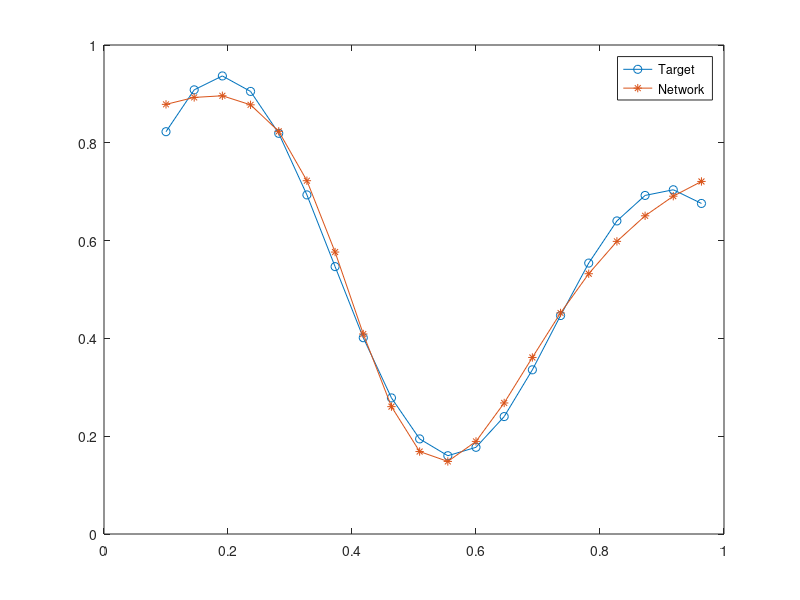

Write the MATLAB code that produced this figure.
clear; clc; close all;
x = 0.1:1/22:1;
target = (1 + 0.6*sin(2*pi*x/0.7) + 0.3*sin(2*pi*x)) / 2;
epoch = 10000;
eta = 0.1;

% Первый слой.
w11_1 = rand(1);
b1_1 = 0;
w21_1 = rand(1);
b2_1 = 0;
% Второй слой.
w11_2 = rand(1);
w21_2 = rand(1);
b1_2 = 0;
for j = 1:epoch
    for i = 1:length(x)
        % Прямой проход.
        v1_1 = x(i)*w11_1 + b1_1;
        y1_1 = tanh(v1_1);
        v2_1 = x(i)*w21_1 + b2_1;
        y2_1 = tanh(v2_1);
        v1_2 = y1_1*w11_2 + y2_1*w21_2 + b1_2;
        y1_2 = v1_2;
        % Ошибка.
        e = target(i) - y1_2;

        % Delta считаем до обновления весов.
        delta1_2 = e;
        delta1_1 = (1 - y1_1^2)*delta1_2*w11_2;
        delta2_1 = (1 - y2_1^2)*delta1_2*w21_2;

        % Обновление выходного слоя.
        w11_2 = w11_2 + eta*delta1_2*y1_1;
        w21_2 = w21_2 + eta*delta1_2*y2_1;
        b1_2 = b1_2 + eta*delta1_2;

        % Обновление скрытого слоя.
        w11_1 = w11_1 + eta*delta1_1*x(i);
        b1_1 = b1_1 + eta*delta1_1;
        w21_1 = w21_1 + eta*delta2_1*x(i);
        b2_1 = b2_1 + eta*delta2_1;
    end

end

% Проверка после обучения.
x_naujas = 0.1:1/22:1;
target_naujas = (1 + 0.6*sin(2*pi*x_naujas/0.7) ...
    + 0.3*sin(2*pi*x_naujas)) / 2;
Y = zeros(size(x_naujas));
for i = 1:length(x_naujas)
    v1_1 = x_naujas(i)*w11_1 + b1_1;
    y1_1 = tanh(v1_1);
    v2_1 = x_naujas(i)*w21_1 + b2_1;
    y2_1 = tanh(v2_1);
    v1_2 = y1_1*w11_2 + y2_1*w21_2 + b1_2;
    y1_2 = v1_2;
    Y(i) = y1_2;
end
plot(x_naujas, target_naujas, '-o')
hold on
plot(x_naujas, Y, '-*')
legend('Target', 'Network')
